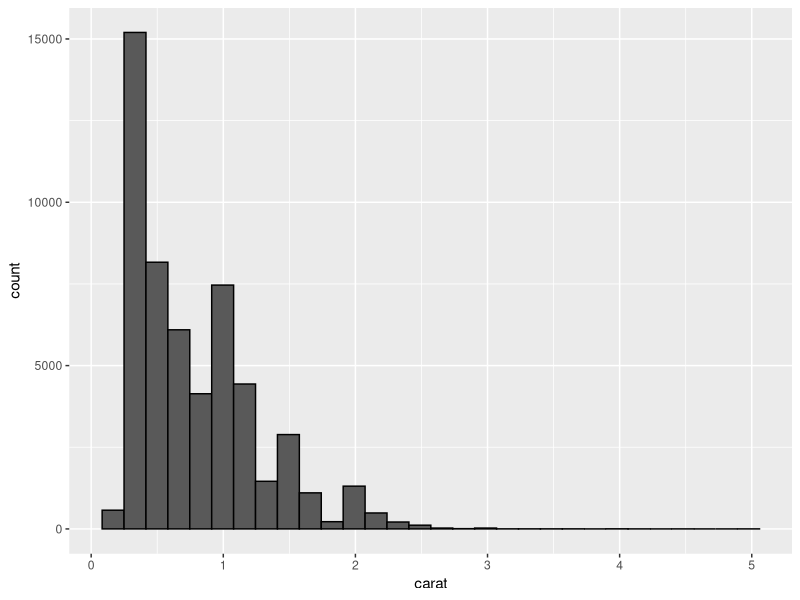
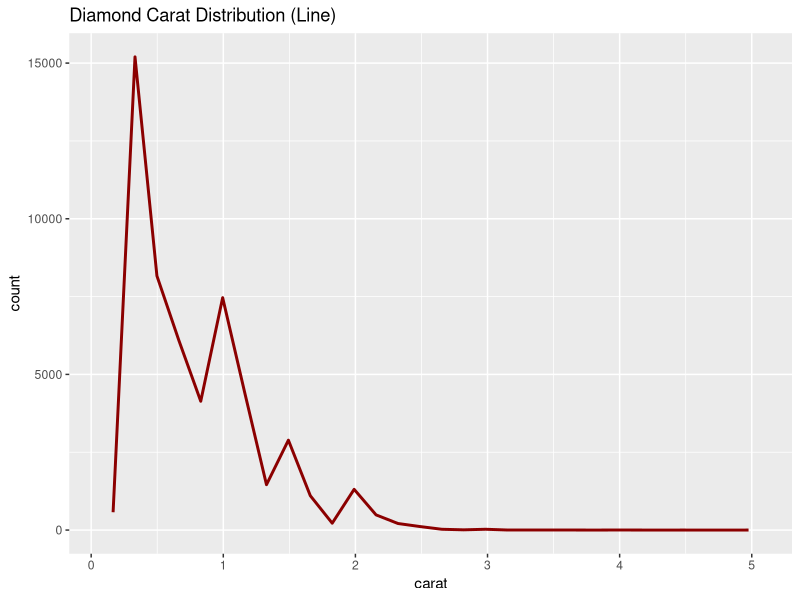
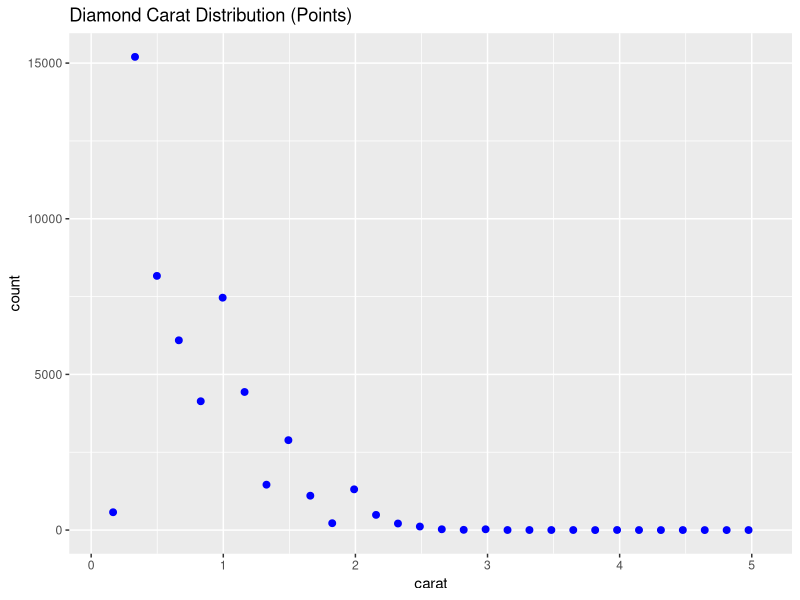
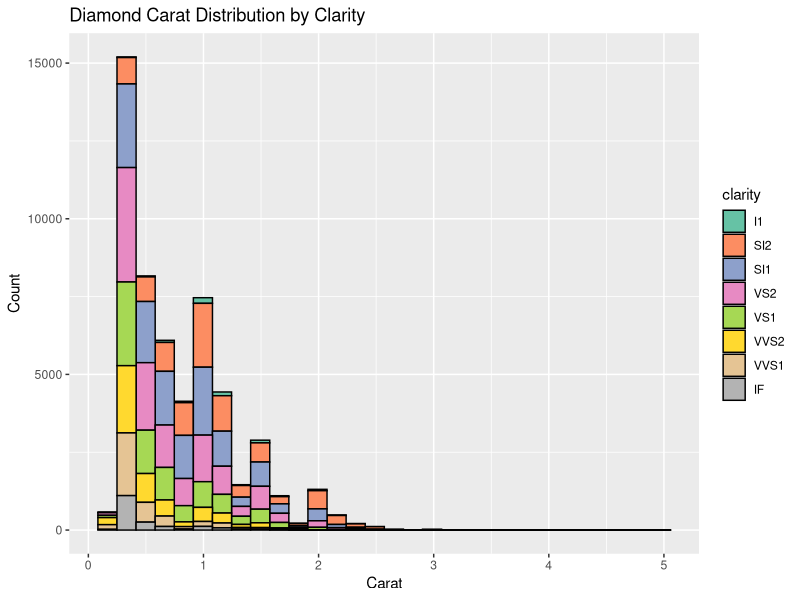
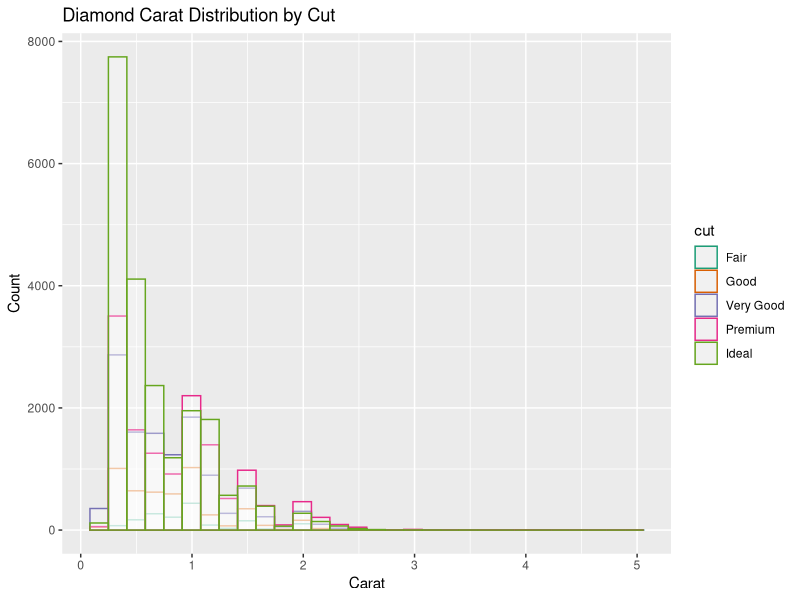
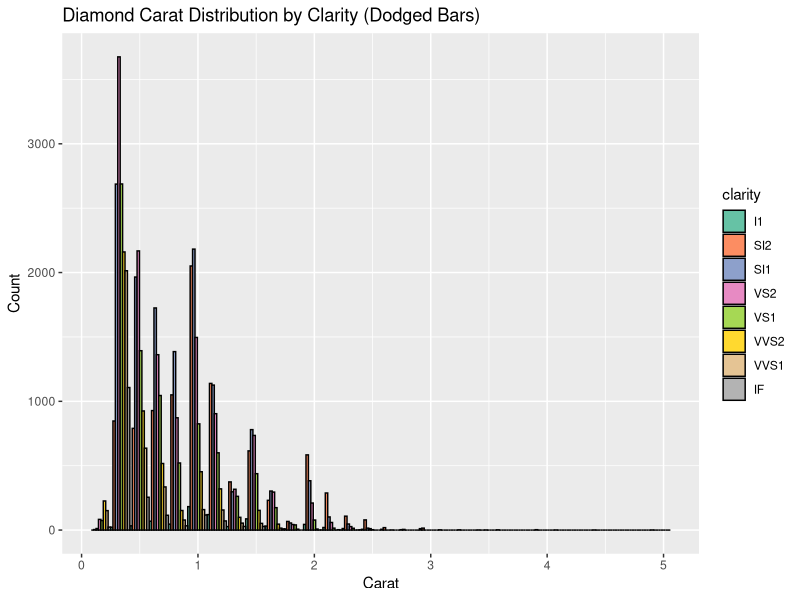
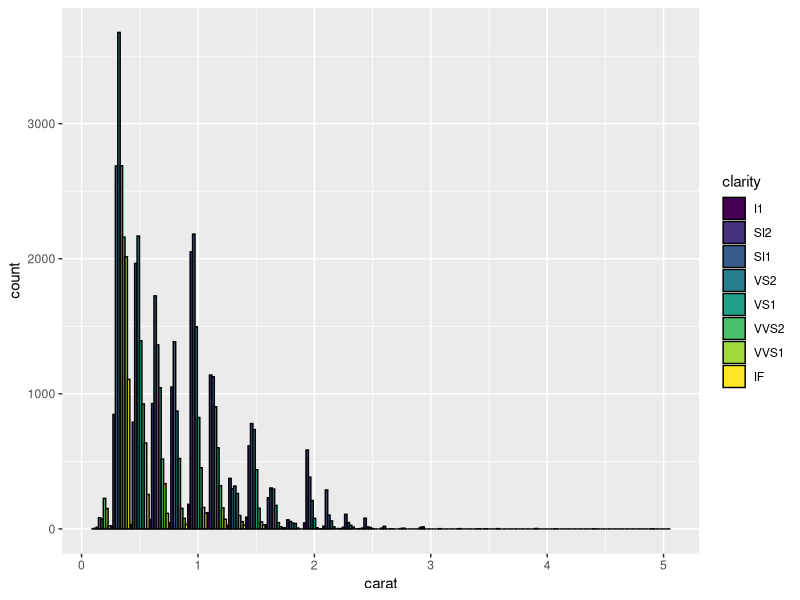

Generate these figures, in order, with R:
## ---- chunk 1
library(ggplot2)

data(diamonds)      
head(diamonds)    
## ---- chunk 2
p <- ggplot() + geom_histogram(aes(x = carat), data = diamonds)
p$layers

ggplot() + 
  layer(
    geom = "bar",  # histograms in ggplot2 use the "bar" geom with stat_bin
    stat = "bin",  # stat_bin is used for histograms
    position = "identity",
    data = diamonds,
    mapping = aes(x = carat),
    params = list(
      na.rm = FALSE,
      bins = 30,       # default bin count
      color = "black", # default outline color
      fill = "gray35"  # default fill color
    )
  ) +
  scale_x_continuous() +  # default x-axis scale
  scale_y_continuous()    # default y-axis scale
## ---- chunk 3
#Frequency Polygon
ggplot() +
  layer(
    geom = "line",      # Changed from "bar" to "line"
    stat = "bin",       # Still using stat_bin for binning
    position = "identity",
    data = diamonds,
    mapping = aes(x = carat, y = after_stat(count)),  # Explicitly map y to count
    params = list(
      na.rm = FALSE,
      bins = 30,
      color = "darkred",  # Line color
      linewidth = 1       # Line thickness
    )
  ) +
  labs(title = "Diamond Carat Distribution (Line)") +
  scale_x_continuous() +
  scale_y_continuous()

#Binned Scatterplot
ggplot() +
  layer(
    geom = "point",     # Changed from "bar" to "point"
    stat = "bin",       # Still binning
    position = "identity",
    data = diamonds,
    mapping = aes(x = carat, y = after_stat(count)),  # y = count per bin
    params = list(
      na.rm = FALSE,
      bins = 30,
      color = "blue",    # Point color
      size = 2           # Point size
    )
  ) +
  labs(title = "Diamond Carat Distribution (Points)") +
  scale_x_continuous() +
  scale_y_continuous()

## ---- chunk 4
# Stackbars
ggplot() +
  layer(
    geom = "bar",
    stat = "bin",
    position = "stack",  # Default for fill grouping
    data = diamonds,
    mapping = aes(
      x = carat,         # Binned by carat
      fill = clarity     # Fill color by clarity
    ),
    params = list(
      na.rm = FALSE,
      bins = 30,
      color = "black"    # Outline color of bars
    )
  ) +
  labs(
    title = "Diamond Carat Distribution by Clarity",
    x = "Carat",
    y = "Count"
  ) +
  scale_fill_brewer(palette = "Set2")  # Optional: Use a color palette

#Outline color
ggplot() +
  layer(
    geom = "bar",
    stat = "bin",
    position = "identity",  # Overlapping bars (use alpha for visibility)
    data = diamonds,
    mapping = aes(
      x = carat,
      color = cut          # Outline color by cut
    ),
    params = list(
      na.rm = FALSE,
      bins = 30,
      fill = "white",      # Fill bars with white
      alpha = 0.3          # Semi-transparent to see overlaps
    )
  ) +
  labs(
    title = "Diamond Carat Distribution by Cut",
    x = "Carat",
    y = "Count"
  ) +
  scale_color_brewer(palette = "Dark2")  # Outline color palette
## ---- chunk 5
# Histogram with `position = "dodge"`
ggplot() +
  layer(
    geom = "bar",
    stat = "bin",
    position = "dodge",  # Changed from "stack" to "dodge"
    data = diamonds,
    mapping = aes(
      x = carat,
      fill = clarity      # Fill by clarity (categorical)
    ),
    params = list(
      na.rm = FALSE,
      bins = 30,
      color = "black",    # Outline color
      width = 0.8        # Adjust bar width for dodging
    )
  ) +
  labs(
    title = "Diamond Carat Distribution by Clarity (Dodged Bars)",
    x = "Carat",
    y = "Count"
  ) +
  scale_fill_brewer(palette = "Set2")

ggplot(diamonds, aes(x = carat, fill = clarity)) +
  geom_histogram(
    bins = 30,
    position = "dodge",  # Side-by-side bars
    color = "black",
    width = 0.8
  )
